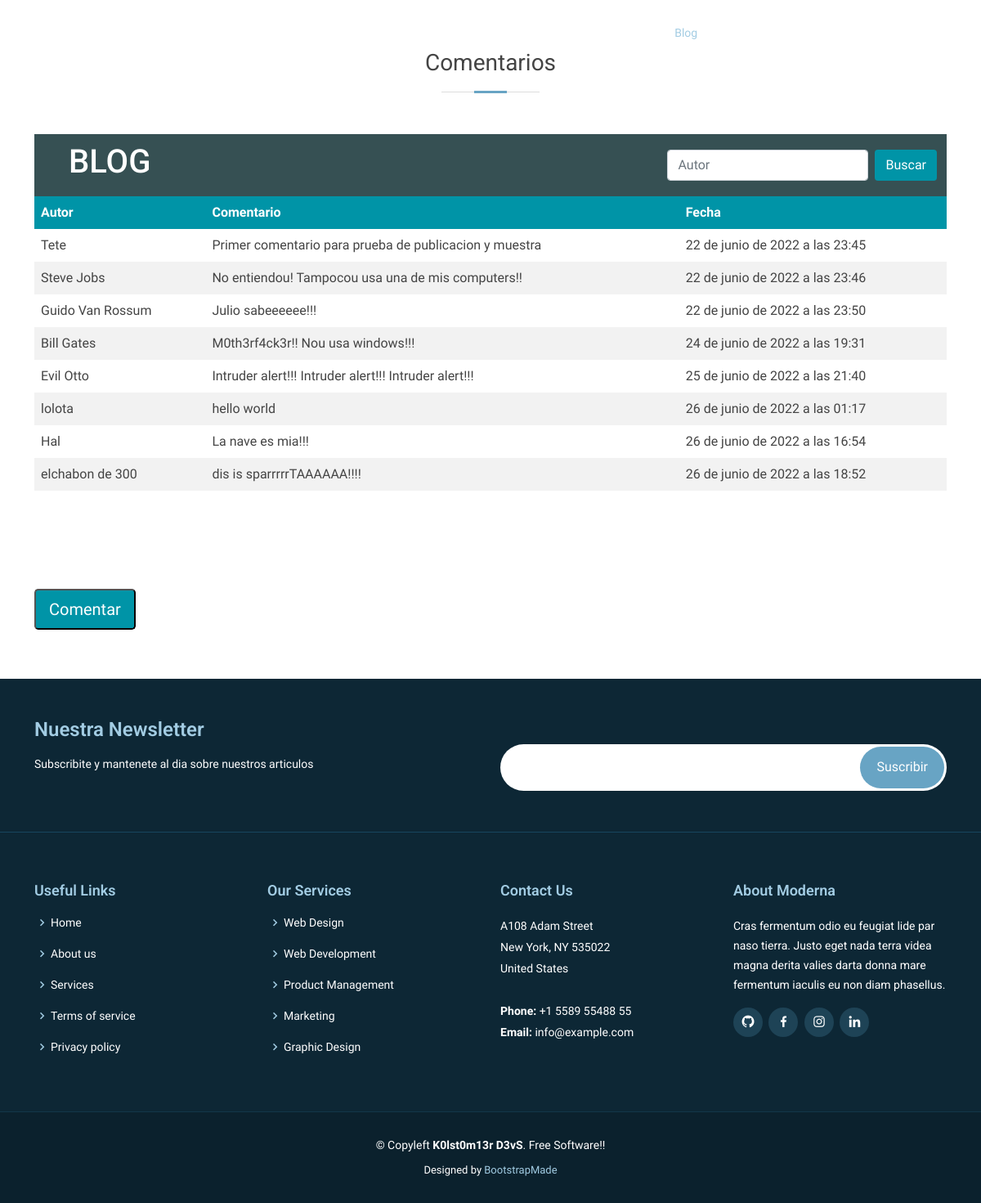
Page /blog on the committed database.
### DjangoApp/models.py (models this page shows, shortened)
class Comentarios(models.Model):
    nombre = models.CharField(max_length=40)
    comentario = models.TextField()
    creado = models.DateTimeField(auto_now_add=True)

### DjangoApp/views.py (the view, shortened to what this page needs)
# urls.py: path('blog',views.blog, name="blog"),
def blog(request):
    if request.method == "POST":
        form = SubscribForm(request.POST)
        if form.is_valid():
            form.save()
            return redirect('suscripciones')
    else:
        form = SubscribForm()
    comentarios = Comentarios.objects.all()
    ctx = {"comentarios": comentarios, "form": form,}
    return render(request, 'DjangoApp/blog.html', ctx)

### DjangoApp/forms.py
class SubscribForm(forms.ModelForm):
    class Meta:
        model = Subscripcion
        fields = ('email',)

### DjangoApp/templates/DjangoApp/blog.html (shortened to what this page needs)
{% extends "DjangoApp/base.html" %}
{% load static %}
{% block contenido %}
<section class="features">
    <div class="container">
        <div class="row" data-aos="fade-up">
            <div class="section-title">
                <h2>Comentarios</h2>
            </div>
        </div>
        <nav class="navbar" style="background-color: #365053;">
                <div class="container-fluid">
                    <a class="navbar-brand"><h1>BLOG</h1></a>
                      <form class="d-flex"   method="post">
                        <input class="form-control me-2" name="buscar" placeholder="Autor" aria-label="Search">
                        <button class="btn"  style="background-color: #0094a7; color: white" type="submit">Buscar</button>
                      </form>
                </div>
            </nav>
        <table>
            <thead>
                <th>Autor</th>
                <th>Comentario</th>
                <th>Fecha</th>
            </thead>
            {% for comentario in comentarios %}
            <tr>
                <td>{{comentario.nombre}}</td>
                <td>{{comentario.comentario}}</td>
                <td>{{comentario.creado}}</td>
            </tr>
            {% endfor %}
        </table>
    </div>
</section>
<section class="">
    <div class="container">
        <div class="row">
            <a href="{% url 'comentarios' %}"><button class="btn-lg" style="background-color: #0094a7; color: white" type="submit">Comentar</button></a>
        </div>
    </div>
</section>
{% endblock %}

### DjangoApp/static/DjangoApp/assets/css/style.css (style rules this page uses)
body { font-family: "Open Sans", sans-serif; color: #444; }
a { color: #4fa6d5; text-decoration: none; }
h1, h2, h3, h4, h5, h6, .font-primary { font-family: "Roboto", sans-serif; }
.navbar { padding: 0; }
.navbar a, .navbar a:focus { display: flex; align-items: center; justify-content: space-between; padding: 10px 0 10px 30px; font-family: "Open Sans", sans-serif; font-size: 14px; color: #fff; white-space: nowrap; transition: 0.3s; }
section { padding: 60px 0; }
.section-title { text-align: center; padding-bottom: 30px; }
.section-title h2 { font-size: 28px; font-weight: 400; margin-bottom: 20px; padding-bottom: 20px; position: relative; }
.section-title h2::before { content: ""; position: absolute; display: block; width: 120px; height: 1px; background: #ddd; bottom: 1px; left: calc(50% - 60px); }
.section-title h2::after { content: ""; position: absolute; display: block; width: 40px; height: 3px; background: #68A4C4; bottom: 0; left: calc(50% - 20px); }
#footer .footer-newsletter form input[type=email] { border: 0; padding: 4px; width: calc(100% - 100px); }

### DjangoApp/templates/DjangoApp/blog.html (style rules this page uses)
table { border-collapse: collapse; width: 100%; }
th, td { text-align: left; padding: 8px; }
tr:nth-child(even) { background-color: #f2f2f2 }
th { background-color: #0094a7; color: white; }

### rows in the picture
Comentarios: nombre "Tete", comentario "Primer comentario para prueba de publicacion y muestra", creado "22 de junio de 2022 a las 23:45"
Comentarios: nombre "Steve Jobs", comentario "No entiendou! Tampocou usa una de mis computers!!", creado "22 de junio de 2022 a las 23:46"
Comentarios: nombre "Guido Van Rossum", comentario "Julio sabeeeeee!!!", creado "22 de junio de 2022 a las 23:50"
Comentarios: nombre "Bill Gates", comentario "M0th3rf4ck3r!! Nou usa windows!!!", creado "24 de junio de 2022 a las 19:31"
Comentarios: nombre "Evil Otto", comentario "Intruder alert!!! Intruder alert!!! Intruder alert!!!", creado "25 de junio de 2022 a las 21:40"
Comentarios: nombre "lolota", comentario "hello world", creado "26 de junio de 2022 a las 01:17"
Comentarios: nombre "Hal", comentario "La nave es mia!!!", creado "26 de junio de 2022 a las 16:54"
Comentarios: nombre "elchabon de 300", comentario "dis is sparrrrrTAAAAAA!!!!", creado "26 de junio de 2022 a las 18:52"
